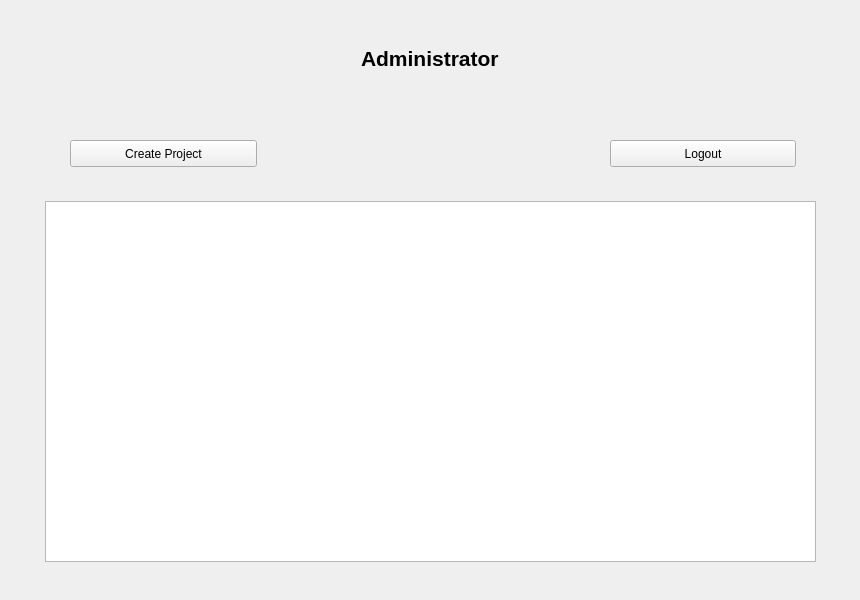
<?xml version="1.0" encoding="UTF-8"?>
<ui version="4.0">
 <class>AdminMainPage</class>
 <widget class="QWidget" name="AdminMainPage">
  <property name="geometry">
   <rect>
    <x>0</x>
    <y>0</y>
    <width>860</width>
    <height>600</height>
   </rect>
  </property>
  <property name="windowTitle">
   <string>Form</string>
  </property>
  <widget class="QLabel" name="label">
   <property name="geometry">
    <rect>
     <x>361</x>
     <y>50</y>
     <width>141</width>
     <height>17</height>
    </rect>
   </property>
   <property name="font">
    <font>
     <pointsize>16</pointsize>
     <weight>75</weight>
     <bold>true</bold>
    </font>
   </property>
   <property name="text">
    <string>Administrator</string>
   </property>
  </widget>
  <widget class="QPushButton" name="logoutButton_2">
   <property name="geometry">
    <rect>
     <x>610</x>
     <y>140</y>
     <width>186</width>
     <height>27</height>
    </rect>
   </property>
   <property name="text">
    <string>Logout</string>
   </property>
  </widget>
  <widget class="QPushButton" name="createButton_2">
   <property name="geometry">
    <rect>
     <x>70</x>
     <y>140</y>
     <width>187</width>
     <height>27</height>
    </rect>
   </property>
   <property name="text">
    <string>Create Project</string>
   </property>
  </widget>
  <widget class="QTableWidget" name="tableWidget">
   <property name="geometry">
    <rect>
     <x>45</x>
     <y>201</y>
     <width>771</width>
     <height>361</height>
    </rect>
   </property>
  </widget>
 </widget>
 <resources/>
 <connections/>
</ui>
